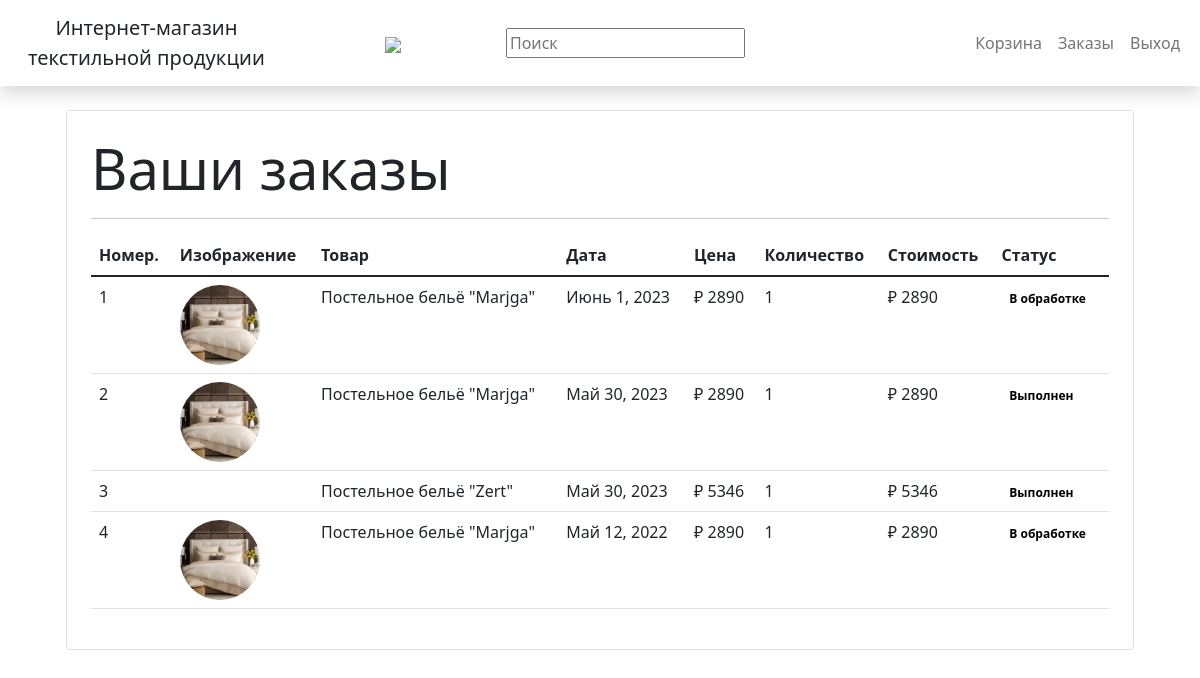
The app's page /orders/ (signed in), older data.
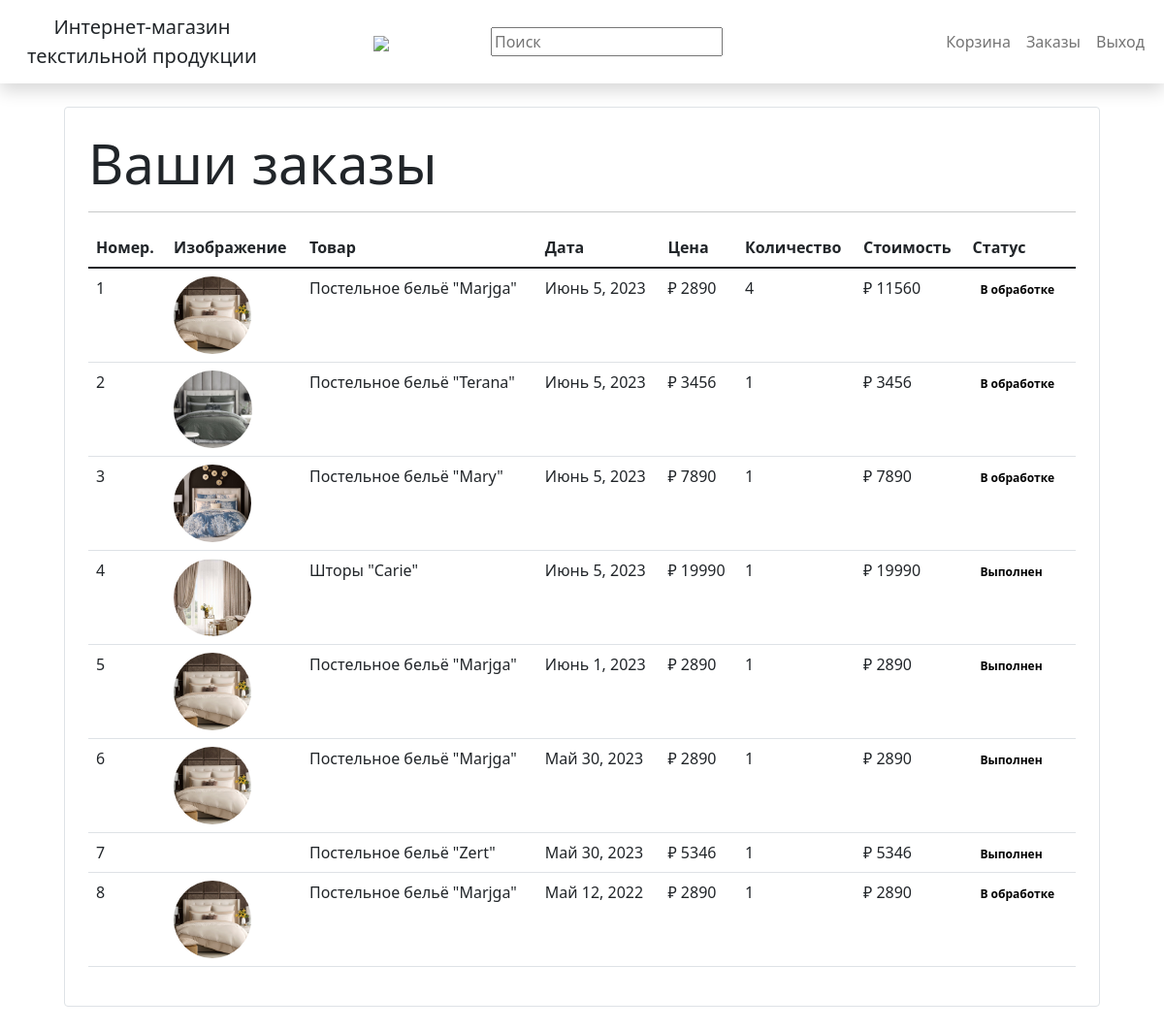
The same page, newer data.
### store/models/orders.py (models this page shows, shortened)
class Order(models.Model):
    product = models.ForeignKey(Products,
                                on_delete=models.CASCADE)
    customer = models.ForeignKey(Customer,
                                 on_delete=models.CASCADE)
    quantity = models.IntegerField(default=1)
    price = models.IntegerField()
    address = models.CharField (max_length=50, default='', blank=True)
    phone = models.CharField (max_length=50, default='', blank=True)
    date = models.DateField (default=datetime.datetime.today)
    STATUS_CHOICES = [
        (0, 'В обработке'),
        (1, 'Выполнен'),
        (2, 'Принят'),
        ]
    status = models.IntegerField(choices=STATUS_CHOICES, default=0)
    @staticmethod
    def get_orders_by_customer(customer_id):
        return Order.objects.filter(customer=customer_id).order_by('-date')

### store/models/product.py (models this page shows, shortened)
class Products(models.Model):
    name = models.CharField(max_length=60)
    price= models.IntegerField(default=0)
    category= models.ForeignKey(Category,on_delete=models.CASCADE,default=1 )
    description= models.CharField(max_length=250, default='', blank=True, null= True)
    image= models.ImageField(upload_to='uploads/products/')

### store/middlewares/auth.py (the view)
    def middleware(request, pk=None):
        print(request.session.get('customer'))
        returnUrl = request.META['PATH_INFO']
        print(request.META['PATH_INFO'].split('/')[1])
        print(request.META['PATH_INFO'])
        if not request.session.get('customer'):
            return redirect(f'login?return_url={returnUrl}')
        response = get_response(request)
        return response

### store/templatetags/custom_filter.py (called while the page is built)
@register.filter(name='currency')
def currency(number):
    return "₽ "+str(number)

@register.filter(name='multiply')
def multiply(number , number1):
    return number * number1

### store/views/orders.py (called while the page is built)
    def get(self , request ):
        customer = request.session.get('customer')
        orders = Order.get_orders_by_customer(customer)
        print(orders)
        return render(request , 'orders.html'  , {'orders' : orders})

### store/templates/orders.html
{% extends 'base.html' %}
{% block content %}
{% load cart %}
{% load custom_filter %}
<div class="container">
    <div class="border rounded p-4 m-4 bg-white" style="padding:20px 0">
        <p class="display-4 pl-4 ml-4">Ваши заказы</p>
        <hr>
        <table class="table">
            <thead>
                <tr>
                    <th>Номер.</th>
                    <th>Изображение</th>
                    <th>Товар</th>
                    <th>Дата</th>
                    <th>Цена</th>
                    <th>Количество</th>
                    <th>Стоимость</th>
                    <th>Статус</th>
                </tr>
            </thead>
            <tbody>
                {% for order in orders %}
                <tr>
                    <td>{{forloop.counter}}</td>
                    <td><img style="height: 80px;" class="rounded-circle" src="{{order.product.image.url}}" alt=""></td>
                    <td>{{order.product.name}}</td>
                    <td>{{order.date}}</td>
                    <td>{{order.price|currency}}</td>
                    <td>{{order.quantity}}</td>
                    <td>{{order.quantity|multiply:order.price|currency}}</td>
                {% if order.status == 0 %}
                    <td><small class="badge badge-warning" style="color:black">В обработке</small></td>
                {% elif order.status == 1 %}
                    <td><small class="badge badge-success" style="color:black">Выполнен</small></td>
                {% elif order.status == 2 %}
                    <td><small class="badge badge-success" style="color:black">Принят</small></td>
                {% endif %}
                </tr>
                {% endfor %}
            </tbody>
        </table>
    </div>
</div>
{% endblock %}

Row changes from the older to the newer data that the page shows:
added Order: product.image (picture), product.name "Постельное бельё \"Marjga\"", date "Июнь 5, 2023", price "₽ 2890", quantity "4", quantity|multiply "₽ 11560", status "В обработке"
added Order: product.image (picture), product.name "Постельное бельё \"Terana\"", date "Июнь 5, 2023", price "₽ 3456", quantity "1", quantity|multiply "₽ 3456", status "В обработке"
added Order: product.image (picture), product.name "Постельное бельё \"Mary\"", date "Июнь 5, 2023", price "₽ 7890", quantity "1", quantity|multiply "₽ 7890", status "В обработке"
added Order: product.image (picture), product.name "Шторы \"Сarie\"", date "Июнь 5, 2023", price "₽ 19990", quantity "1", quantity|multiply "₽ 19990", status "Выполнен"
changed Order "Июнь 1, 2023": status "В обработке" → "Выполнен"
